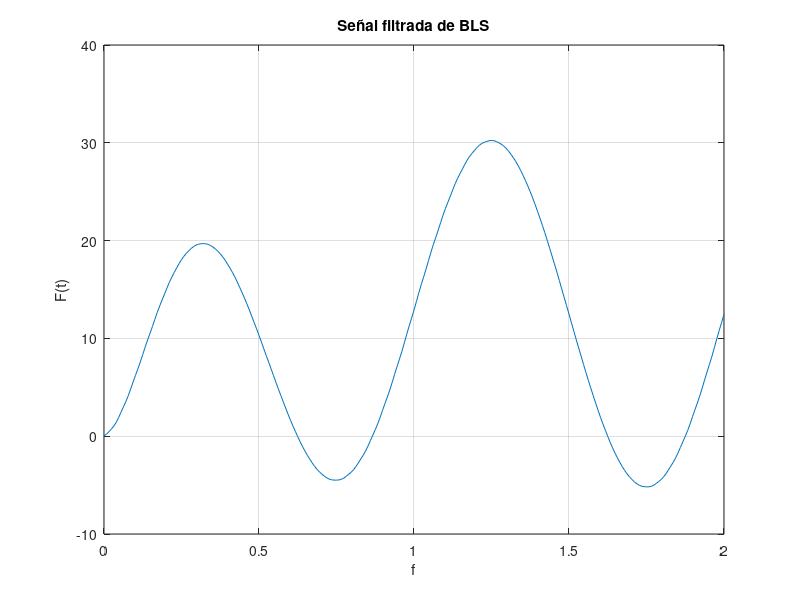

This chart was generated by the following MATLAB code:
%{
** ######################################################################################################
**      Archivo: 03 - 14 - SenhalFiltradaBLS.m
**      SO: Windows 11
**      Herramienta: Visual Studio Code
**                   MATLAB R2023a
**
**      Notas:
**          En esta parte de la practica se visualizara la señal filtrada de la BLS.
** ######################################################################################################
%}

clear all
clf                                     % Elimina las figuras
clc

% MAIN PROGRAM
Fs = 128;                               % Declaramos las cntes
T = 1 / Fs;
A = 5;
N = 3;                                  % Nivel de C.D.
fport = 13;
Wport = 2 * pi * fport;
Amen = 2;
fmen = 1;
Wmen = 2 * pi * fmen;

t = 0 : T : 2;                          % Definimos el intervalo

Sportc = A * cos(Wport .* t);           % Declaramos las funciónes
Sports = sin(Wport .* t);
Smenc = Amen * cos(Wmen .* t);
Smens = Amen * sin(Wmen .* t);
Smod = Sportc .* (Smenc + 1) + Sports .* (Smens);
Sdesm = Smod .* Sportc;

Fn = Fs / 2;                            % Frec de Nyquisy
Fcn = 1 / Fn;                           % Frec de corte

[num den] = butter(2, Fcn);
Sfil = filter(num, den, Sdesm);

plot(t, Sfil)                           % Graficamos
title('Señal filtrada de BLS')
xlabel('f')
ylabel('F(t)')
grid on